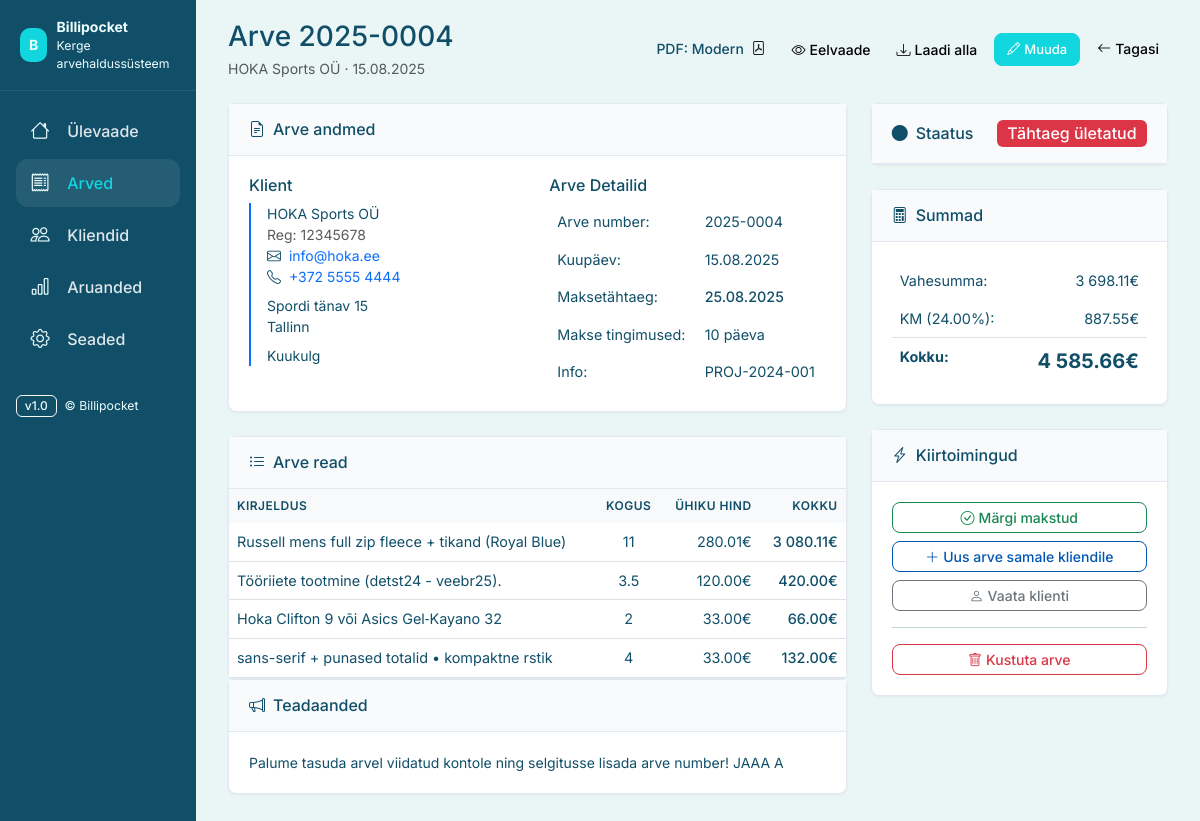
Page /invoices/4 on the earlier database version.
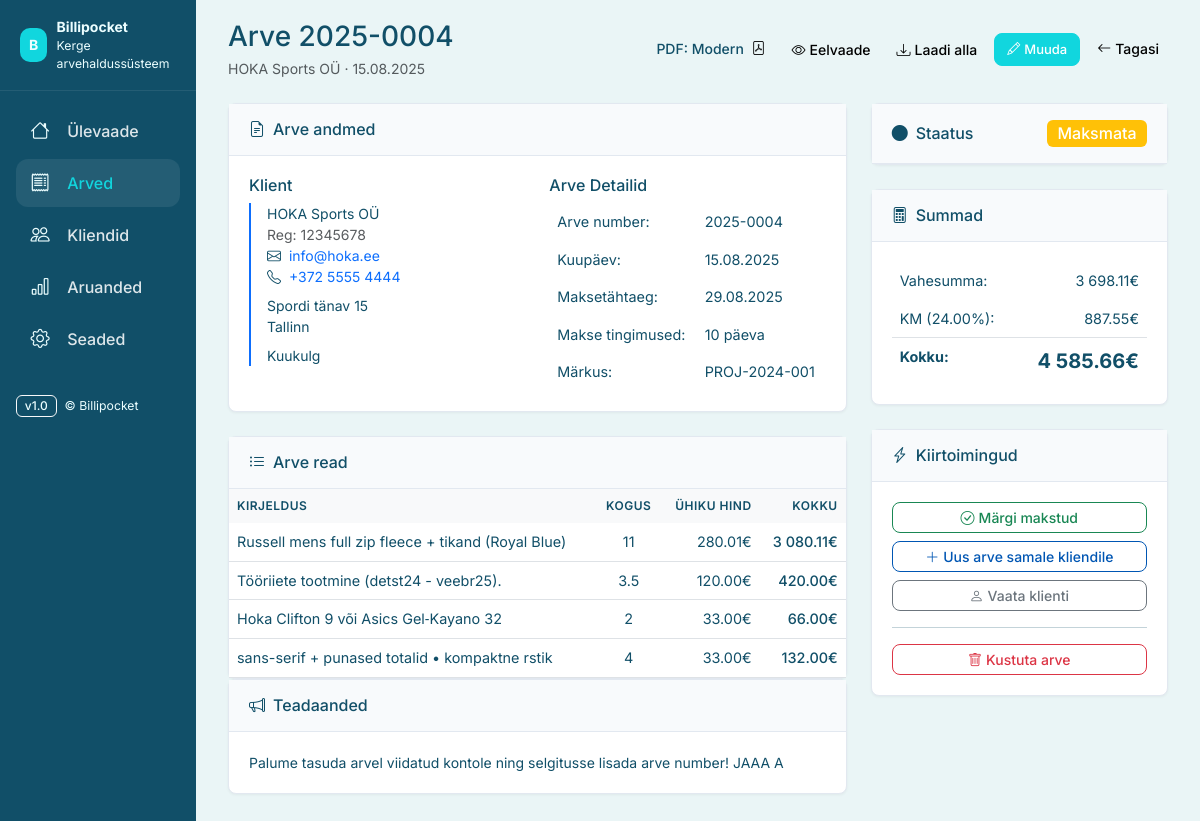
Same page on the later database version.
### app/models.py (models this page shows, shortened)
class Invoice(db.Model):
    __tablename__ = 'invoices'
    id = db.Column(db.Integer, primary_key=True)
    number = db.Column(db.String(20), nullable=False, unique=True)
    client_id = db.Column(db.Integer, db.ForeignKey('clients.id'), nullable=False)
    date = db.Column(db.Date, nullable=False, default=date.today)
    due_date = db.Column(db.Date, nullable=False)
    subtotal = db.Column(db.Numeric(10, 2), nullable=False, default=0)
    vat_rate_id = db.Column(db.Integer, db.ForeignKey('vat_rates.id'), nullable=True)  # Reference to VatRate
    vat_rate = db.Column(db.Numeric(5, 2), nullable=False, default=24)  # Keep for backward compatibility
    total = db.Column(db.Numeric(10, 2), nullable=False, default=0)
    status = db.Column(db.String(20), nullable=False, default='maksmata')  # maksmata, makstud
    payment_terms = db.Column(db.String(50), nullable=True)  # e.g., "14 päeva"
    client_extra_info = db.Column(db.Text, nullable=True)  # Additional client notes
    note = db.Column(db.Text, nullable=True)  # Order/reference/project notes
    note_label_id = db.Column(db.Integer, db.ForeignKey('note_labels.id'), nullable=True)  # Reference to selected note label
    announcements = db.Column(db.Text, nullable=True)  # Info ja Teadaanded
    pdf_template = db.Column(db.String(20), nullable=True, default='standard')  # PDF template preference
    created_at = db.Column(db.DateTime, default=datetime.utcnow)
    updated_at = db.Column(db.DateTime, default=datetime.utcnow, onupdate=datetime.utcnow)
    lines = db.relationship('InvoiceLine', backref='invoice', lazy=True, cascade='all, delete-orphan')
    note_label_obj = db.relationship('NoteLabel', foreign_keys=[note_label_id], lazy='select')
    __table_args__ = (
        db.CheckConstraint('subtotal >= 0', name='check_subtotal_positive'),
        db.CheckConstraint('total >= 0', name='check_total_positive'),
        db.CheckConstraint('vat_rate >= 0', name='check_vat_rate_positive'),
        db.CheckConstraint("status IN ('maksmata', 'makstud')", name='check_status_valid'),
    )
    @property
    def vat_amount(self):
        from decimal import Decimal, ROUND_HALF_UP
        effective_rate = self.get_effective_vat_rate()
        if self.subtotal is None or effective_rate is None:
            return Decimal('0.00')
        subtotal = Decimal(str(self.subtotal))
        rate = Decimal(str(effective_rate))
        vat_amount = subtotal * (rate / Decimal('100'))
        return vat_amount.quantize(Decimal('0.01'), rounding=ROUND_HALF_UP)
    @property
    def is_overdue(self):
        return self.due_date < date.today() and self.status == 'maksmata'
    @property
    def status_display(self):
        if self.is_overdue:
            return 'Tähtaeg ületatud'
        elif self.status == 'makstud':
            return 'Makstud'
        else:
            return 'Maksmata'
    @property
    def status_color(self):
        if self.is_overdue:
            return 'danger'
        elif self.status == 'makstud':
            return 'success'
        else:
            return 'warning'
    def get_effective_vat_rate(self):
        if self.vat_rate_obj:
            return self.vat_rate_obj.rate
        return self.vat_rate
    def get_preferred_pdf_template(self):
        if self.pdf_template and self.pdf_template in ['standard', 'modern', 'elegant', 'minimal']:
            return self.pdf_template
        company_settings = CompanySettings.get_settings()
        return company_settings.default_pdf_template or 'standard'

class NoteLabel(db.Model):
    __tablename__ = 'note_labels'
    id = db.Column(db.Integer, primary_key=True)
    name = db.Column(db.String(50), nullable=False, unique=True)  # e.g., "Märkus", "Viitenumber", "Projektinumber"
    is_active = db.Column(db.Boolean, default=True, nullable=False)
    is_default = db.Column(db.Boolean, default=False, nullable=False)
    created_at = db.Column(db.DateTime, default=datetime.utcnow)
    updated_at = db.Column(db.DateTime, default=datetime.utcnow, onupdate=datetime.utcnow)
    @classmethod
    def get_default_label(cls):
        default_label = cls.query.filter_by(is_default=True, is_active=True).first()
        if default_label:
            return default_label
        first_label = cls.query.filter_by(is_active=True).first()
        if first_label:
            return first_label
        return cls.create_default_labels()[0]

class InvoiceLine(db.Model):
    __tablename__ = 'invoice_lines'
    id = db.Column(db.Integer, primary_key=True)
    invoice_id = db.Column(db.Integer, db.ForeignKey('invoices.id'), nullable=False)
    description = db.Column(db.String(500), nullable=False)
    qty = db.Column(db.Numeric(10, 2), nullable=False, default=1)
    unit_price = db.Column(db.Numeric(10, 2), nullable=False)
    line_total = db.Column(db.Numeric(10, 2), nullable=False)
    __table_args__ = (
        db.CheckConstraint('qty > 0', name='check_qty_positive'),
        db.CheckConstraint('unit_price >= 0', name='check_unit_price_non_negative'),
        db.CheckConstraint('line_total >= 0', name='check_line_total_non_negative'),
    )

### app/routes/invoices.py (the view)
@invoices_bp.route('/invoices/<int:invoice_id>')
def view_invoice(invoice_id):
    invoice = Invoice.query.get_or_404(invoice_id)
    try:
        logger.debug(f"HTML route - Invoice {invoice.id} note_label_id: {invoice.note_label_id}")
        if invoice.note_label_id:
            note_label_obj = NoteLabel.query.get(invoice.note_label_id)
            if note_label_obj:
                note_label_text = note_label_obj.name
                logger.debug(f"HTML route - Using invoice-specific note label: {note_label_text}")
            else:
                note_label_text = "Märkus"
                logger.debug(f"HTML route - Note label not found, using fallback")
        else:
            note_label = NoteLabel.get_default_label()
            note_label_text = note_label.name if note_label else "Märkus"
            logger.debug(f"HTML route - Using default note label: {note_label_text}")
    except Exception as e:
        logger.error(f"HTML route - Error getting note label: {e}")
        note_label_text = "Märkus"
    return render_template('invoice_detail.html', invoice=invoice, note_label=note_label_text)

### templates/invoice_detail.html (shortened to what the changed rows need)
{% extends 'layout.html' %}
{% block extra_css %}
<link rel="stylesheet" href="https://cdn.jsdelivr.net/npm/bootstrap-icons@1.11.3/font/bootstrap-icons.css">
{% endblock %}
{% block content %}
<section id="invoice-detail" class="mb-4">
  <div class="d-flex justify-content-between align-items-center mb-4">
    <div>
      <h1 class="h3 mb-1">Arve {{ invoice.number }}</h1>
      <p class="text-muted mb-0">{{ invoice.client.name }} · {{ invoice.date.strftime('%d.%m.%Y') }}</p>
    </div>
    <div class="d-flex gap-2">
      <div class="dropdown">
        <button class="btn btn-sm bp-btn-cancel" type="button" id="templateSelector" data-bs-toggle="dropdown" aria-expanded="false">
          <span id="templateLabel">PDF: {{ invoice.get_preferred_pdf_template()|title }}</span> <i class="bi bi-file-pdf ms-1"></i>
        </button>
      </div>
    </div>
  </div>
  <div class="row">
    <div class="col-lg-8">
      <div class="bp-card mb-4">
        <div class="bp-card-header">
          <h2 class="h6 m-0">
            <i class="bi bi-file-earmark-text me-2"></i>Arve andmed
          </h2>
        </div>
        <div class="bp-card-body">
          <div class="row">
            <div class="col-md-6">
              <div class="border-start border-primary border-2 ps-3">
                <div>{{ invoice.client.name }}</div>
                {% if invoice.client.registry_code %}
                <div class="text-muted">Reg: {{ invoice.client.registry_code }}</div>
                {% endif %}
                {% if invoice.client.email %}
                <div>
                  <i class="bi bi-envelope me-1"></i>
                  <a href="mailto:{{ invoice.client.email }}" class="text-decoration-none">{{ invoice.client.email }}</a>
                </div>
                {% endif %}
                {% if invoice.client.phone %}
                <div>
                  <i class="bi bi-telephone me-1"></i>
                  <a href="tel:{{ invoice.client.phone }}" class="text-decoration-none">{{ invoice.client.phone }}</a>
                </div>
                {% endif %}
                {% if invoice.client.address %}
                <div class="mt-2">{{ invoice.client.address | replace('\n', '<br>') | safe }}</div>
                {% endif %}
                {% if invoice.client_extra_info %}
                <div class="mt-2">{{ invoice.client_extra_info }}</div>
                {% endif %}
              </div>
            </div>
            <div class="col-md-6">
              <table class="table table-borderless mb-0">
                <tbody>
                  <tr>
                    <td class="text-muted">Arve number:</td>
                    <td>{{ invoice.number }}</td>
                  </tr>
                  <tr>
                    <td class="text-muted">Kuupäev:</td>
                    <td>{{ invoice.date.strftime('%d.%m.%Y') }}</td>
                  </tr>
                  <tr>
                    <td class="text-muted">Maksetähtaeg:</td>
                    <td class="{% if invoice.is_overdue %}text-danger fw-medium{% endif %}">
                      {{ invoice.due_date.strftime('%d.%m.%Y') }}
                    </td>
                  </tr>
                  {% if invoice.payment_terms %}
                  <tr>
                    <td class="text-muted">Makse tingimused:</td>
                    <td>{{ invoice.payment_terms }}</td>
                  </tr>
                  {% endif %}
                  {% if invoice.note %}
                  <tr>
                    <td class="text-muted">{{ note_label }}:</td>
                    <td>{{ invoice.note }}</td>
                  </tr>
                  {% endif %}
                </tbody>
              </table>
            </div>
          </div>
        </div>
      </div>
      <div class="bp-card">
        <div class="bp-card-body p-0">
          {% if invoice.lines %}
          <div class="table-responsive">
            <table class="table table-hover mb-0">
              <thead class="table-light">
                <tr>
                  <th class="border-0">Kirjeldus</th>
                  <th class="border-0 text-center">Kogus</th>
                  <th class="border-0 text-end">Ühiku hind</th>
                  <th class="border-0 text-end">Kokku</th>
                </tr>
              </thead>
              <tbody>
                {% for line in invoice.lines %}
                <tr>
                  <td>{{ line.description }}</td>
                  <td class="text-center">{{ line.qty|quantity }}</td>
                  <td class="text-end">{{ line.unit_price|currency }}€</td>
                  <td class="text-end fw-medium">{{ line.line_total|currency }}€</td>
                </tr>
                {% endfor %}
              </tbody>
            </table>
          </div>
          {% else %}
          <div class="text-center py-4">
            <i class="bi bi-exclamation-circle display-6 text-warning"></i>
            <p class="text-muted mt-2 mb-0">Arvel pole ridu</p>
          </div>
          {% endif %}
        </div>
      </div>
      {% if invoice.announcements %}
      <div class="bp-card">
        <div class="bp-card-header">
          <h3 class="h6 m-0">
            <i class="bi bi-megaphone me-2"></i>Teadaanded
          </h3>
        </div>
        <div class="bp-card-body">
          <p class="mb-0">{{ invoice.announcements }}</p>
        </div>
      </div>
      {% endif %}
    </div>
    <div class="col-lg-4">
      <div class="bp-card mb-4">
        <div class="bp-card-header d-flex justify-content-between align-items-center">
          <h3 class="h6 m-0">
            <i class="bi bi-circle-fill me-2"></i>Staatus
          </h3>
          <span class="badge bg-{{ invoice.status_color }} text-white clickable-status fs-6"
                data-invoice-id="{{ invoice.id }}"
                style="cursor: pointer;"
                title="Kliki staatuse muutmiseks">
            {{ invoice.status_display }}
          </span>
        </div>
      </div>
      <div class="bp-card mb-4">
        <div class="bp-card-body">
          <table class="table table-borderless mb-0">
            <tbody>
              <tr>
                <td class="text-muted">Vahesumma:</td>
                <td class="text-end">{{ invoice.subtotal|currency }}€</td>
              </tr>
              <tr>
                <td class="text-muted">KM ({{ invoice.vat_rate }}%):</td>
                <td class="text-end">{{ invoice.vat_amount|currency }}€</td>
              </tr>
              <tr class="border-top">
                <td class="fw-bold">Kokku:</td>
                <td class="text-end fw-bold fs-5">{{ invoice.total|currency }}€</td>
              </tr>
            </tbody>
          </table>
        </div>
      </div>
    </div>
  </div>
</section>
{% endblock %}

Differences in the rows shown:
no longer on this page (row unchanged): NoteLabel: name "Info"
changed Invoice "10 päeva": due_date "25.08.2025" → "29.08.2025"; status_display "Tähtaeg ületatud" → "Maksmata"
now on this page (row unchanged): NoteLabel: name "Märkus"
